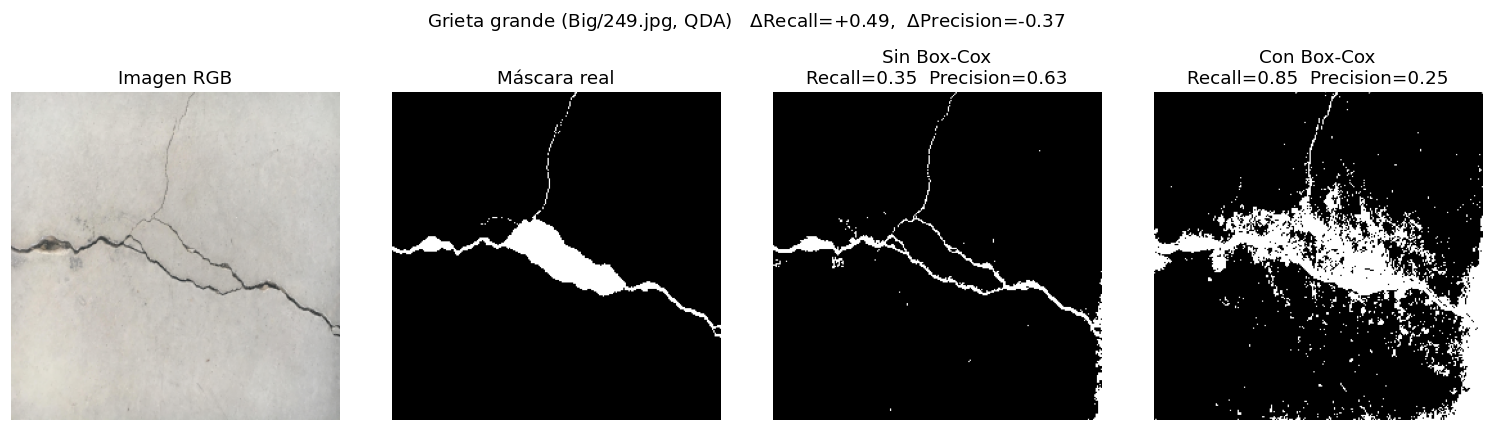
#> input picture report/figures/ej_Big.png, 1492 x 431 px, given in place of 595.jpg, which was not available
$ python make_figures_preproc.py
#> lines starting #> are read from the running program, lines starting #| are printed output that depends on the picture; after the words box and inside, x2 and y2 are one past the last pixel; in counts of white or black regions, pixels touching at a corner belong together; pictures that were not available may be replaced by others from this repository, and a replacement may not be noted
### src/boxcox_seg.py
"""Preprocessing for crack image segmentation.

Grayscale -> (optional contrast preprocessing) -> single-intensity feature
-> pixel-wise classifier -> segmentation metrics vs ground-truth mask.

Replicates the pipeline of Vallejos et al. (2025) Fig. 1 and box_cox_img.py, and
extends it with Histogram Equalization and CLAHE for the preprocessing comparison.
"""
import numpy as np
import cv2
from scipy import stats

# CLAHE defaults (OpenCV common values)
CLAHE_CLIP = 2.0
CLAHE_TILE = 8


def to_gray(rgb):
    """ITU-R 601 luma, as in the paper (0.299R+0.587G+0.114B)."""
    rgb = rgb.astype(np.float64)
    return 0.299 * rgb[:, :, 0] + 0.587 * rgb[:, :, 1] + 0.114 * rgb[:, :, 2]


def _to_uint8(gray):
    """Grayscale float (0..255 scale) -> uint8 for OpenCV ops."""
    return np.clip(np.rint(gray), 0, 255).astype(np.uint8)


# [4 lines left out: function _minmax01, not called in this run]


def boxcox_stretch(gray):
    """Box-Cox transform of a grayscale image with lambda by profile MLE,
    followed by histogram stretching to [0,1]. Returns (feature_image, lambda)."""
    x = gray.flatten().astype(np.float64)
    # min-max to (0,1] then small epsilon so all values are strictly positive
    rng = x.max() - x.min()
    if rng == 0:
        return np.zeros_like(gray), np.nan
    xn = (x - x.min()) / rng + 1e-5
    bc, lam = stats.boxcox(xn)
    brng = bc.max() - bc.min()
    bc = (bc - bc.min()) / brng if brng > 0 else np.zeros_like(bc)
    return bc.reshape(gray.shape), float(lam)


def histeq_stretch(gray):
    """Global histogram equalization (cv2.equalizeHist) of the grayscale image,
    rescaled to [0,1]. Returns (feature_image, nan)."""
    eq = cv2.equalizeHist(_to_uint8(gray))
    return eq.astype(np.float64) / 255.0, np.nan


def clahe_stretch(gray, clip=CLAHE_CLIP, tile=CLAHE_TILE):
    """Contrast Limited Adaptive Histogram Equalization (CLAHE) of the grayscale
    image, rescaled to [0,1]. Returns (feature_image, nan)."""
    clahe = cv2.createCLAHE(clipLimit=clip, tileGridSize=(tile, tile))
    out = clahe.apply(_to_uint8(gray))
    return out.astype(np.float64) / 255.0, np.nan


def load_pair(rgb_path, mask_path, size=256):
    """Load rgb image + mask, resize, return (rgb_uint8, binary_mask)."""
#> called with rgb_path = 'data/rgb/595.jpg', mask_path = 'data/masks/Vertical/595.jpg', size = 256
    rgb = cv2.cvtColor(cv2.imread(rgb_path), cv2.COLOR_BGR2RGB)
    mask = cv2.imread(mask_path, cv2.IMREAD_GRAYSCALE)
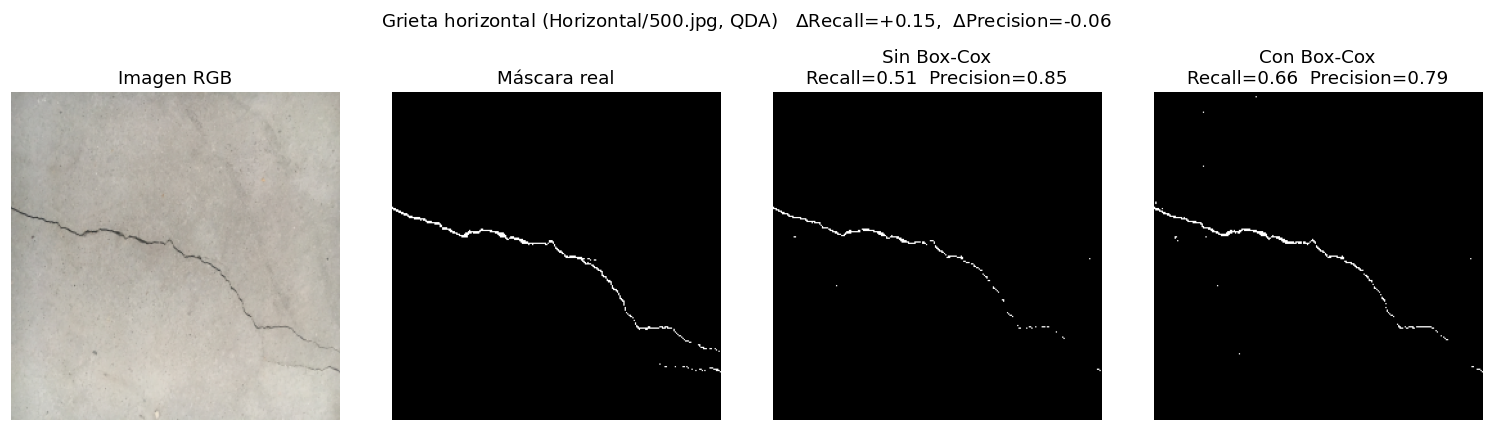
#> input picture report/figures/ej_Horizontal.png, 1492 x 431 px, given in place of 595.jpg, which was not available
#> mask: shape (431, 1492); min 0, max 255, mean 112.9
    rgb = cv2.resize(rgb, (size, size), interpolation=cv2.INTER_AREA)
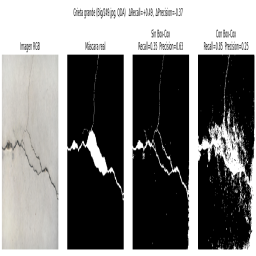
#> rgb: shape (256, 256, 3); mean R, G, B 125.5, 125.1, 124
    mask = cv2.resize(mask, (size, size), interpolation=cv2.INTER_NEAREST)
#> mask: shape (256, 256)
    mask = (mask > 127).astype(np.uint8)  # 1 = crack
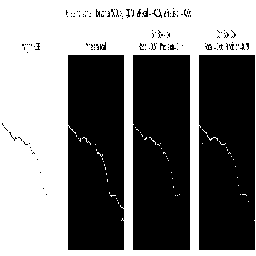
#> mask: shape (256, 256); values 0 (black) and 1 (white), 49% white; 55 white regions (54 under 20 px), largest, box (x1, y1, x2, y2) and area: (0, 0, 256, 256) 31978
    return rgb, mask


# Preprocessing methods available for the comparison. "raw" is the baseline
# (untransformed grayscale intensity); the rest are per-image contrast transforms.
PREPROC = {
    "raw": lambda gray: (gray / 255.0, np.nan),
    "boxcox": boxcox_stretch,
    "histeq": histeq_stretch,
    "clahe": clahe_stretch,
}


def make_feature_pp(rgb, method="raw"):
    """Single-intensity feature image in [0,1] for a given preprocessing method.

    method in {"raw", "boxcox", "histeq", "clahe"}. Returns (feature_image, lambda),
    where lambda is the Box-Cox MLE (nan for the other methods).
    """
    if method not in PREPROC:
        raise ValueError(f"unknown preprocessing method {method!r}; "
                         f"expected one of {sorted(PREPROC)}")
    return PREPROC[method](to_gray(rgb))


def make_feature(rgb, use_boxcox):
    """Backward-compatible wrapper: boolean Box-Cox toggle (see make_feature_pp)."""
    return make_feature_pp(rgb, "boxcox" if use_boxcox else "raw")

### src/make_figures_preproc.py
# -*- coding: utf-8 -*-
"""Genera figuras de ejemplo (report/figures/preproc_*.png) comparando los cuatro
preprocesamientos: por cada tipo de grieta, panel
RGB | máscara | Raw | Box-Cox | HistEq | CLAHE (segmentación QDA)."""
import os
import numpy as np
import matplotlib
matplotlib.use("Agg")
import matplotlib.pyplot as plt
from sklearn.discriminant_analysis import QuadraticDiscriminantAnalysis

from boxcox_seg import load_pair, make_feature_pp

ROOT = os.path.dirname(os.path.dirname(os.path.abspath(__file__)))
RGB_DIR = os.path.join(ROOT, "data", "rgb")
MASK_DIR = os.path.join(ROOT, "data", "masks")
FIG_DIR = os.path.join(ROOT, "report", "figures")
os.makedirs(FIG_DIR, exist_ok=True)
TRAIN_CAP = 6000
SEED = 42

CONDITIONS = [("raw", "Raw"), ("boxcox", "Box-Cox"), ("histeq", "HistEq"), ("clahe", "CLAHE")]
# (set, fname, tag, metric_mode): tag = output filename preproc_<tag>.png; metric_mode
# "rp" muestra Recall/Precision (figuras del compromiso), "iou_dice" muestra IoU/Dice
# (calidad global, p.ej. el caso donde Box-Cox supera a CLAHE).
EXAMPLES = [
    ("Vertical", "595.jpg", "Vertical", "rp"),
    ("Horizontal", "500.jpg", "Horizontal", "rp"),
    ("Left", "011.jpg", "Left", "rp"),
    ("Big", "453.jpg", "Big", "rp"),
    ("Big", "253.jpg", "BoxCoxWin", "iou_dice"),
]
LABELS = {"Vertical": "Vertical", "Horizontal": "Horizontal",
          "Left": "Oblicua", "Big": "Grande"}


def all_metrics(y, p):
    yt, yp = y.astype(bool), p.astype(bool)
    tp = np.sum(yt & yp); fp = np.sum(~yt & yp); fn = np.sum(yt & ~yp)
    rec = tp / (tp + fn) if (tp + fn) else 0.0
    prec = tp / (tp + fp) if (tp + fp) else 0.0
    iou = tp / (tp + fp + fn) if (tp + fp + fn) else 0.0
    dice = 2 * tp / (2 * tp + fp + fn) if (2 * tp + fp + fn) else 0.0
    return dict(Recall=rec, Prec=prec, IoU=iou, Dice=dice)


def segment(rgb, mask, method, seed):
    rng = np.random.default_rng(seed)
    y = mask.reshape(-1)
    i0, i1 = np.where(y == 0)[0], np.where(y == 1)[0]
    n = TRAIN_CAP // 2
    idx = np.concatenate([rng.choice(i0, min(n, len(i0)), replace=False),
                          rng.choice(i1, min(n, len(i1)), replace=False)])
    feat, _ = make_feature_pp(rgb, method=method)
    X = feat.reshape(-1, 1)
    m = QuadraticDiscriminantAnalysis(reg_param=0.01).fit(X[idx], y[idx])
    pred = m.predict(X).reshape(mask.shape)
    return pred, all_metrics(y, pred.reshape(-1))


def panel(set_name, fname, tag, metric_mode="rp"):
    rgb, mask = load_pair(os.path.join(RGB_DIR, fname),
                          os.path.join(MASK_DIR, set_name, fname))
    seed = SEED + abs(hash(fname)) % 1000
    keys = ("Recall", "Prec") if metric_mode == "rp" else ("IoU", "Dice")
    n = 2 + len(CONDITIONS)
    fig, ax = plt.subplots(1, n, figsize=(2.45 * n, 3.5))
    ax[0].imshow(rgb); ax[0].set_title("Imagen RGB")
    ax[1].imshow(mask, cmap="gray"); ax[1].set_title("Máscara real")
    for k, (method, label) in enumerate(CONDITIONS):
        pred, mt = segment(rgb, mask, method, seed)
        a = ax[2 + k]
        a.imshow(pred, cmap="gray")
        a.set_title(f"{label}\n{keys[0]}={mt[keys[0]]:.2f}  {keys[1]}={mt[keys[1]]:.2f}")
#> this loop made 4 passes
#> rng in segment on pass 2: 255
#> pass 1, in segment, `pred = m.predict(X).reshape(mask.shape)`:
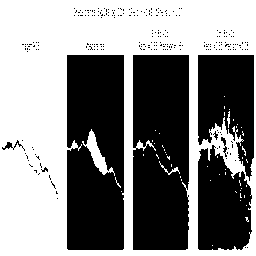
#> pred: shape (256, 256); values 0 (black) and 1 (white), 52.6% white; 260 black regions (254 under 20 px), largest, box (x1, y1, x2, y2) and area: (133, 55, 189, 250) 10676, (67, 55, 124, 250) 10596, (198, 55, 254, 181) 4816, (198, 145, 252, 250) 4433, (2, 140, 25, 151) 69, (221, 137, 227, 157) 48
#> pass 2, in segment (call 2), `feat, _ = make_feature_pp(rgb, method=method)`:
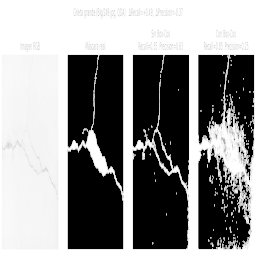
#> feat: shape (256, 256) float64; min 0, max 1, mean 0.567
    for a in ax:
        a.axis("off")
    fig.suptitle(f"Grieta {LABELS[set_name].lower()} ({set_name}/{fname}, QDA)",
                 fontsize=12, y=1.03)
    plt.tight_layout()
    out = os.path.join(FIG_DIR, f"preproc_{tag}.png")
    fig.savefig(out, dpi=105, bbox_inches="tight")
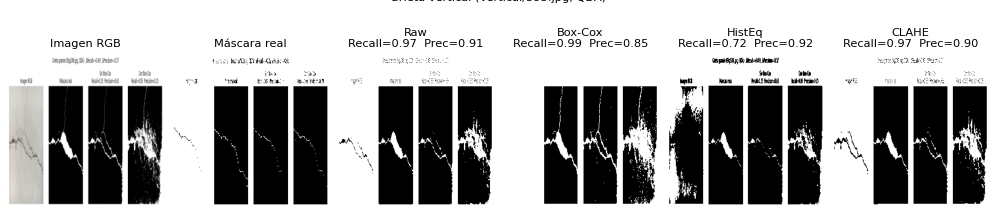
#> figure drawn by matplotlib, 6 panels
    plt.close(fig)
    print(f"{set_name}/{fname} -> {os.path.basename(out)}")
    return os.path.basename(out)


if __name__ == "__main__":
    paths = [panel(*ex) for ex in EXAMPLES]
#> call 2 of load_pair, with rgb_path = 'data/rgb/500.jpg', mask_path = 'data/masks/Horizontal/500.jpg', size = 256
#> in load_pair (call 2), `rgb = cv2.resize(rgb, (size, size), interpolation=cv2.INTER_AREA)`:
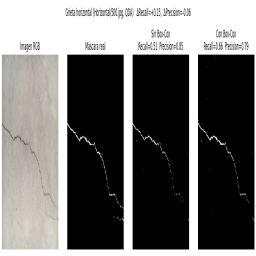
#> rgb: shape (256, 256, 3); mean R, G, B 113.7, 112.9, 111.4
#> (the run stopped early here; a loop or call above may not have finished)
